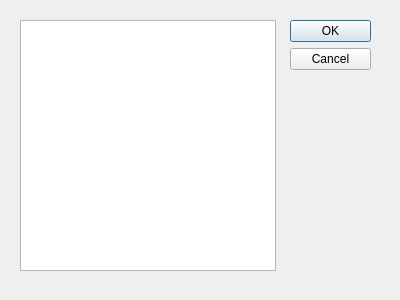
<?xml version="1.0" encoding="UTF-8"?>
<ui version="4.0">
 <class>Dialog</class>
 <widget class="QDialog" name="Dialog">
  <property name="geometry">
   <rect>
    <x>0</x>
    <y>0</y>
    <width>400</width>
    <height>300</height>
   </rect>
  </property>
  <property name="windowTitle">
   <string>Dialog</string>
  </property>
  <widget class="QDialogButtonBox" name="buttonBox">
   <property name="geometry">
    <rect>
     <x>290</x>
     <y>20</y>
     <width>81</width>
     <height>241</height>
    </rect>
   </property>
   <property name="orientation">
    <enum>Qt::Vertical</enum>
   </property>
   <property name="standardButtons">
    <set>QDialogButtonBox::Cancel|QDialogButtonBox::Ok</set>
   </property>
  </widget>
  <widget class="QListWidget" name="listWidget">
   <property name="geometry">
    <rect>
     <x>20</x>
     <y>20</y>
     <width>256</width>
     <height>251</height>
    </rect>
   </property>
  </widget>
 </widget>
 <resources/>
 <connections>
  <connection>
   <sender>buttonBox</sender>
   <signal>accepted()</signal>
   <receiver>Dialog</receiver>
   <slot>accept()</slot>
   <hints>
    <hint type="sourcelabel">
     <x>248</x>
     <y>254</y>
    </hint>
    <hint type="destinationlabel">
     <x>157</x>
     <y>274</y>
    </hint>
   </hints>
  </connection>
  <connection>
   <sender>buttonBox</sender>
   <signal>rejected()</signal>
   <receiver>Dialog</receiver>
   <slot>reject()</slot>
   <hints>
    <hint type="sourcelabel">
     <x>316</x>
     <y>260</y>
    </hint>
    <hint type="destinationlabel">
     <x>286</x>
     <y>274</y>
    </hint>
   </hints>
  </connection>
 </connections>
</ui>
